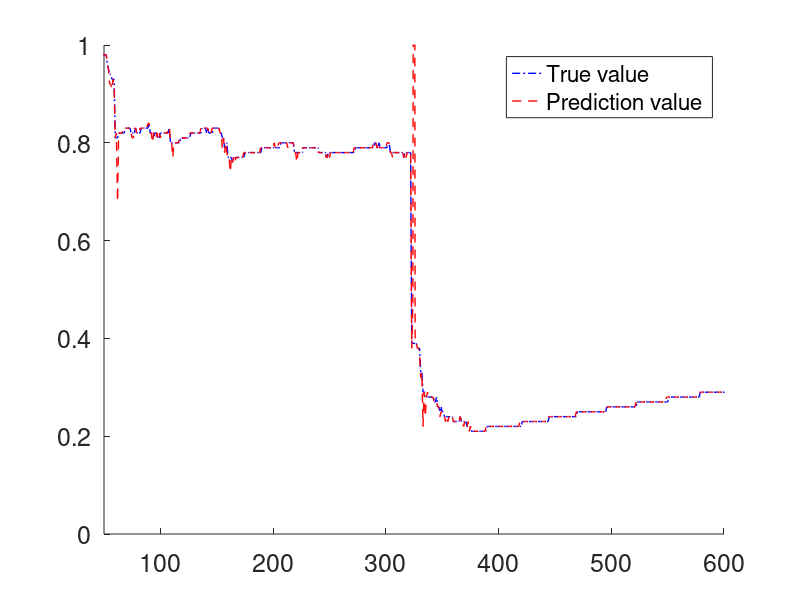
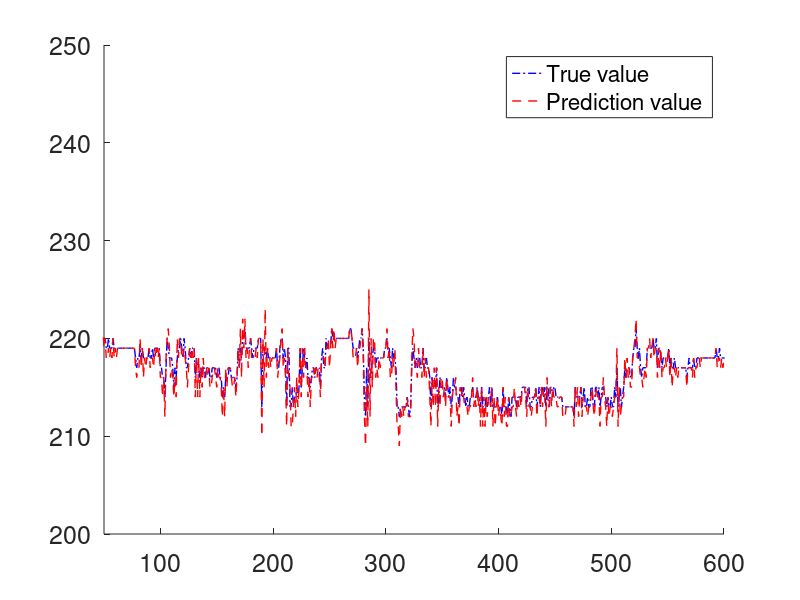
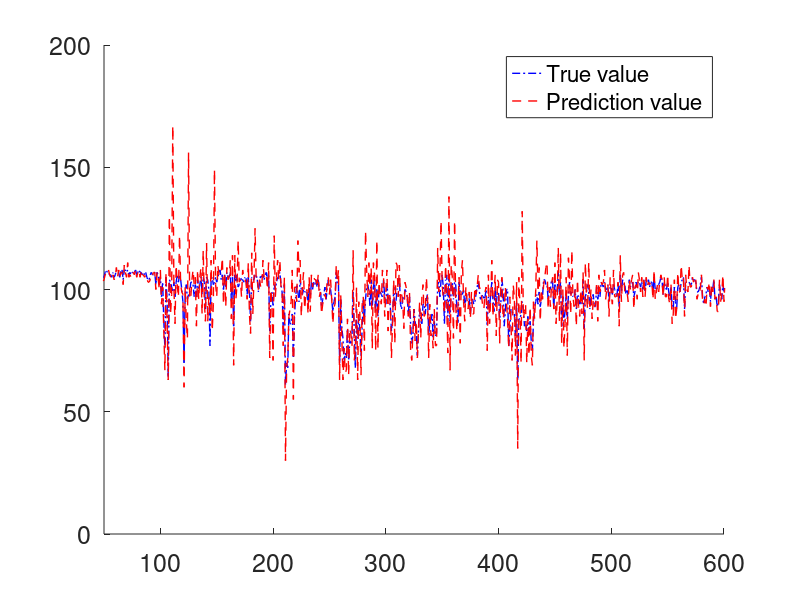
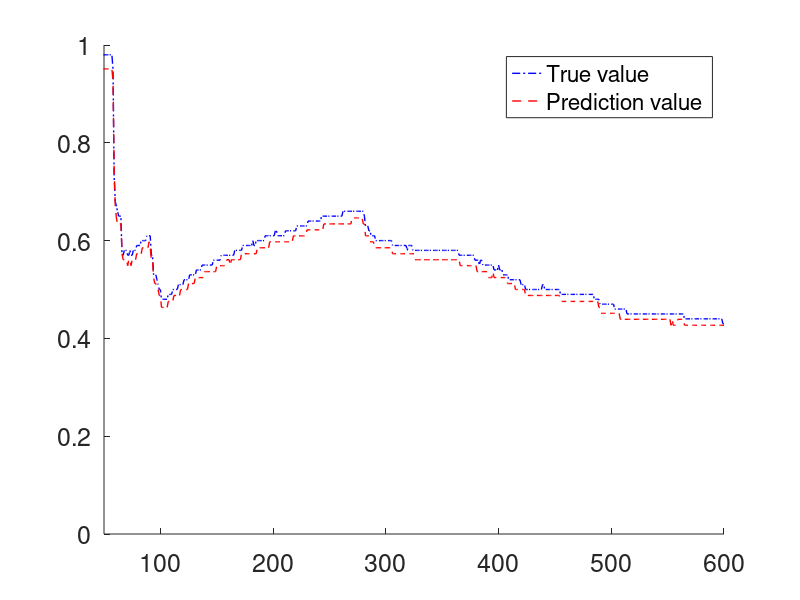

Write MATLAB code to recreate these figures, in order.
clear all;
%% plot AR PRR.
data = load('arprr.txt');
figure(1); hold on;
plot(data(:,1)/100.0, 'b-.', 'linewidth', 1);
plot(data(:,2)/100.0, 'r--', 'linewidth', 1);
axis([50 600 0 1]);
set(gca, 'fontsize', 18);
legend('True value', 'Prediction value');

%% plot AR RSSI.
data = load('arrssi.txt');
figure(2); hold on;
plot(data(:,1), 'b-.', 'linewidth', 1);
plot(data(:,2), 'r--', 'linewidth', 1);
axis([50 600 200 250]);
set(gca, 'fontsize', 18);
legend('True value', 'Prediction value');

%% plot AR LQI.
data = load('arlqi.txt');
figure(3); hold on;
plot(data(:,1), 'b-.', 'linewidth', 1);
plot(data(:,2), 'r--', 'linewidth', 1);
axis([50 600 0 200]);
set(gca, 'fontsize', 18);
legend('True value', 'Prediction value');

%% plot SP PRR.
data = load('spprr.txt');
figure(4); hold on;
plot(data(:,1)/100.0, 'b-.', 'linewidth', 1);
plot(data(:,2)/82.0, 'r--', 'linewidth', 1);
axis([50 600 0 1]);
set(gca, 'fontsize', 18);
legend('True value', 'Prediction value');

%% plot SP RSSI.
data = load('sprssi.txt');
figure(5); hold on;
plot(data(:,1), 'b-.', 'linewidth', 1);
plot(data(:,2)-1.5*ones(length(data(:,2)),1), 'r--', 'linewidth', 1);
axis([50 600 200 250]);
set(gca, 'fontsize', 18);
legend('True value', 'Prediction value');

%% plot SP LQI.
data = load('splqi.txt');
figure(6); hold on;
plot(data(:,1), 'b-.', 'linewidth', 1);
plot(data(:,2), 'r--', 'linewidth', 1);
axis([50 600 0 200]);
set(gca, 'fontsize', 18);
legend('True value', 'Prediction value');